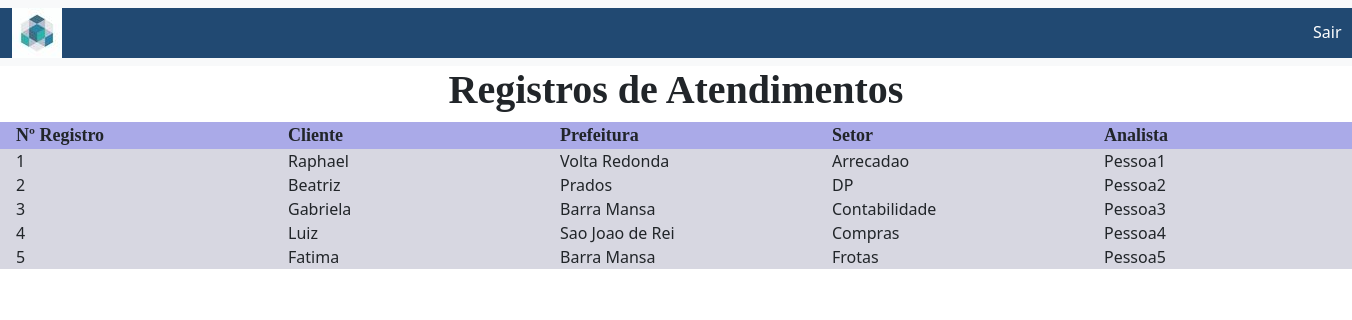
The page /avaliacao_1806/src/tela-admin.php on the database its author committed.
### tables this page shows
CREATE TABLE `registros` (
  `id` int NOT NULL AUTO_INCREMENT,
  `nome` varchar(45) NOT NULL,
  `prefeitura` varchar(45) NOT NULL,
  `setor` varchar(45) NOT NULL,
  `analista` varchar(45) NOT NULL,
  PRIMARY KEY (`id`)
);

### avaliacao_1806/src/Repositorio/repositorio_registros.php (called while the page is built, shortened)
<?php
require 'Classe/Cliente.php';
class Repository
{
    private PDO $pdo;
    public function __construct(PDO $pdo)
    {
        $this->pdo = $pdo;
    }
    public function ExibirRegistros(): array
    {
        $sql1 = "SELECT * FROM registros";
        $statament = $this->pdo->query($sql1);
        $lista_registro = $statament->fetchAll(PDO::FETCH_ASSOC);
        $DadosAtendimento = array_map(function ($registro) {
            return new Clientes(
                $registro['id'],
                $registro['nome'],
                $registro['prefeitura'],
                $registro['setor'],
                $registro['analista']
            );
        }, $lista_registro);
        return $DadosAtendimento;
    }
}

### avaliacao_1806/src/Classe/Cliente.php (called while the page is built)
<?php
class Clientes
{
    private ?int $id;
    private string $nome;
    private string $prefeitura;
    private string $setor;
    private string $analista;
    public function __construct(?int $id, string $nome, string $prefeitura, string $setor, string $analista)
    {
        $this->id = $id;
        $this->nome = $nome;
        $this->prefeitura = $prefeitura;
        $this->setor = $setor;
        $this->analista = $analista;
    }
    public function get_id()
    {
        return $this->id;
    }
    public function get_nome()
    {
        return $this->nome;
    }
    public function get_prefeitura()
    {
        return $this->prefeitura;
    }
    public function get_setor()
    {
        return $this->setor;
    }
    public function get_analista()
    {
        return $this->analista;
    }
}

### avaliacao_1806/src/tela-admin.php (the view, shortened to what this page needs)
<?php
require 'Repositorio/repositorio_registros.php';
require 'conexao.php';
$repositorio = new Repository($pdo);
$DadosRegistros = $repositorio->ExibirRegistros()
?>
<!DOCTYPE html>
<html lang="en">
<link rel="stylesheet" type="text/css" href="estilo.css" />
<link href="https://cdn.jsdelivr.net/npm/bootstrap@5.3.3/dist/css/bootstrap.min.css" rel="stylesheet">
<head>
</head>
<header>
    <nav class="navbar navbar-expand-sm bg-light navbar-light">
        <div class="container-fluid">
            <ul class="navbar-nav">
                <li class="nav-item">
                    <img src="img/sh3.png" alt="SH3">
                </li>
                <li><a class="btn-sair" href="login.php" class="nav-link active" href="#">Sair</a></li>
            </ul>
        </div>
    </nav>
    <h1 class="titulo-atendimento">Registros de Atendimentos</h1>
</header>
<body>
    <div class="container-fluid_2">
        <div class="row">
            <div class="col-sm ">Nº Registro</div>
            <div class="col-sm ">Cliente</div>
            <div class="col-sm ">Prefeitura</div>
            <div class="col-sm ">Setor</div>
            <div class="col-sm ">Analista</div>
        </div>
    </div>
    <?php foreach ($DadosRegistros as $dados) : ?> <div class="container2">
            <div class="container-fluid_3">
                <div class="row">
                    <div class="col-sm "><?php echo $dados->get_id(); ?></div>
                    <div class="col-sm "><?php echo $dados->get_nome(); ?></div>
                    <div class="col-sm "><?php echo $dados->get_prefeitura(); ?></div>
                    <div class="col-sm "><?php echo $dados->get_setor(); ?></div>
                    <div class="col-sm "><?php echo $dados->get_analista(); ?></div>
                </div>
            </div>
        </div>
    <?php endforeach; ?>
</body>
</html>

### avaliacao_1806/src/estilo.css (style rules this page uses)
a.btn-sair { position: relative; left: 1760px; top: 12px; color: white; text-decoration: none; }
@media only screen and (max-width: 1366px) { a.btn-sair { left: 1251px !important; } }
.container2 { background-color: #d4d4dfe8; }
.container-fluid { background-color: #214972; }
li.nav-item { background-color: #4747cd73;; border-radius: 12px; }
.container-fluid_2 { background-color: #4747cd75; }
.container-fluid_2 { background-color: #4747cd75; padding-left: 16px; font-family: poppins; font-size: 18px; font-weight: bold; }
.container-fluid_3 { padding-left: 16px; }
h1.titulo-atendimento { text-align: center; font-family: poppins; font-weight: bold; }

### rows shown on the page
registros: id "1", nome "Raphael", prefeitura "Volta Redonda", setor "Arrecadao", analista "Pessoa1"
registros: id "2", nome "Beatriz", prefeitura "Prados", setor "DP", analista "Pessoa2"
registros: id "3", nome "Gabriela", prefeitura "Barra Mansa", setor "Contabilidade", analista "Pessoa3"
registros: id "4", nome "Luiz", prefeitura "Sao Joao de Rei", setor "Compras", analista "Pessoa4"
registros: id "5", nome "Fatima", prefeitura "Barra Mansa", setor "Frotas", analista "Pessoa5"
